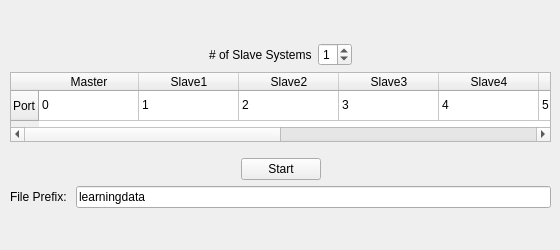
<?xml version="1.0" encoding="UTF-8"?>
<ui version="4.0">
 <class>BilateralControlWidget</class>
 <widget class="QWidget" name="BilateralControlWidget">
  <property name="geometry">
   <rect>
    <x>0</x>
    <y>0</y>
    <width>560</width>
    <height>250</height>
   </rect>
  </property>
  <property name="windowTitle">
   <string>Master/Slave Bilateral Control</string>
  </property>
  <widget class="QWidget" name="verticalLayoutWidget">
   <property name="geometry">
    <rect>
     <x>10</x>
     <y>10</y>
     <width>541</width>
     <height>231</height>
    </rect>
   </property>
   <layout class="QVBoxLayout" name="verticalLayout">
    <item>
     <spacer name="verticalSpacer">
      <property name="orientation">
       <enum>Qt::Vertical</enum>
      </property>
      <property name="sizeHint" stdset="0">
       <size>
        <width>20</width>
        <height>40</height>
       </size>
      </property>
     </spacer>
    </item>
    <item>
     <layout class="QHBoxLayout" name="horizontalLayout">
      <item>
       <spacer name="horizontalSpacer">
        <property name="orientation">
         <enum>Qt::Horizontal</enum>
        </property>
        <property name="sizeHint" stdset="0">
         <size>
          <width>40</width>
          <height>20</height>
         </size>
        </property>
       </spacer>
      </item>
      <item>
       <widget class="QLabel" name="numSlaveLabel">
        <property name="text">
         <string># of Slave Systems</string>
        </property>
       </widget>
      </item>
      <item>
       <widget class="QSpinBox" name="numSlaveBox">
        <property name="maximum">
         <number>9</number>
        </property>
        <property name="value">
         <number>1</number>
        </property>
       </widget>
      </item>
      <item>
       <spacer name="horizontalSpacer_2">
        <property name="orientation">
         <enum>Qt::Horizontal</enum>
        </property>
        <property name="sizeHint" stdset="0">
         <size>
          <width>40</width>
          <height>20</height>
         </size>
        </property>
       </spacer>
      </item>
     </layout>
    </item>
    <item>
     <layout class="QHBoxLayout" name="horizontalLayout_4">
      <item>
       <widget class="QTableWidget" name="portnumTable">
        <property name="sizePolicy">
         <sizepolicy hsizetype="Fixed" vsizetype="Fixed">
          <horstretch>0</horstretch>
          <verstretch>0</verstretch>
         </sizepolicy>
        </property>
        <property name="maximumSize">
         <size>
          <width>550</width>
          <height>70</height>
         </size>
        </property>
        <property name="rowCount">
         <number>1</number>
        </property>
        <property name="columnCount">
         <number>10</number>
        </property>
        <row>
         <property name="text">
          <string>Port</string>
         </property>
        </row>
        <column>
         <property name="text">
          <string>Master</string>
         </property>
        </column>
        <column>
         <property name="text">
          <string>Slave1</string>
         </property>
        </column>
        <column>
         <property name="text">
          <string>Slave2</string>
         </property>
        </column>
        <column>
         <property name="text">
          <string>Slave3</string>
         </property>
        </column>
        <column>
         <property name="text">
          <string>Slave4</string>
         </property>
        </column>
        <column>
         <property name="text">
          <string>Slave5</string>
         </property>
        </column>
        <column>
         <property name="text">
          <string>Slave6</string>
         </property>
        </column>
        <column>
         <property name="text">
          <string>Slave7</string>
         </property>
        </column>
        <column>
         <property name="text">
          <string>Slave8</string>
         </property>
        </column>
        <column>
         <property name="text">
          <string>Slave9</string>
         </property>
        </column>
        <item row="0" column="0">
         <property name="text">
          <string>0</string>
         </property>
        </item>
        <item row="0" column="1">
         <property name="text">
          <string>1</string>
         </property>
        </item>
        <item row="0" column="2">
         <property name="text">
          <string>2</string>
         </property>
        </item>
        <item row="0" column="3">
         <property name="text">
          <string>3</string>
         </property>
        </item>
        <item row="0" column="4">
         <property name="text">
          <string>4</string>
         </property>
        </item>
        <item row="0" column="5">
         <property name="text">
          <string>5</string>
         </property>
        </item>
        <item row="0" column="6">
         <property name="text">
          <string>6</string>
         </property>
        </item>
        <item row="0" column="7">
         <property name="text">
          <string>7</string>
         </property>
        </item>
        <item row="0" column="8">
         <property name="text">
          <string>8</string>
         </property>
        </item>
        <item row="0" column="9">
         <property name="text">
          <string>9</string>
         </property>
        </item>
       </widget>
      </item>
     </layout>
    </item>
    <item>
     <spacer name="verticalSpacer_3">
      <property name="orientation">
       <enum>Qt::Vertical</enum>
      </property>
      <property name="sizeType">
       <enum>QSizePolicy::Fixed</enum>
      </property>
      <property name="sizeHint" stdset="0">
       <size>
        <width>20</width>
        <height>10</height>
       </size>
      </property>
     </spacer>
    </item>
    <item>
     <layout class="QHBoxLayout" name="horizontalLayout_2">
      <item>
       <spacer name="horizontalSpacer_3">
        <property name="orientation">
         <enum>Qt::Horizontal</enum>
        </property>
        <property name="sizeHint" stdset="0">
         <size>
          <width>40</width>
          <height>20</height>
         </size>
        </property>
       </spacer>
      </item>
      <item>
       <widget class="QPushButton" name="startButton">
        <property name="text">
         <string>Start</string>
        </property>
        <property name="checkable">
         <bool>true</bool>
        </property>
       </widget>
      </item>
      <item>
       <spacer name="horizontalSpacer_4">
        <property name="orientation">
         <enum>Qt::Horizontal</enum>
        </property>
        <property name="sizeHint" stdset="0">
         <size>
          <width>40</width>
          <height>20</height>
         </size>
        </property>
       </spacer>
      </item>
     </layout>
    </item>
    <item>
     <layout class="QHBoxLayout" name="horizontalLayout_3">
      <item>
       <widget class="QLabel" name="label">
        <property name="text">
         <string>File Prefix: </string>
        </property>
       </widget>
      </item>
      <item>
       <widget class="QLineEdit" name="filePrefixEdit">
        <property name="text">
         <string>learningdata</string>
        </property>
       </widget>
      </item>
     </layout>
    </item>
    <item>
     <spacer name="verticalSpacer_2">
      <property name="orientation">
       <enum>Qt::Vertical</enum>
      </property>
      <property name="sizeHint" stdset="0">
       <size>
        <width>20</width>
        <height>40</height>
       </size>
      </property>
     </spacer>
    </item>
   </layout>
  </widget>
 </widget>
 <resources/>
 <connections/>
</ui>
